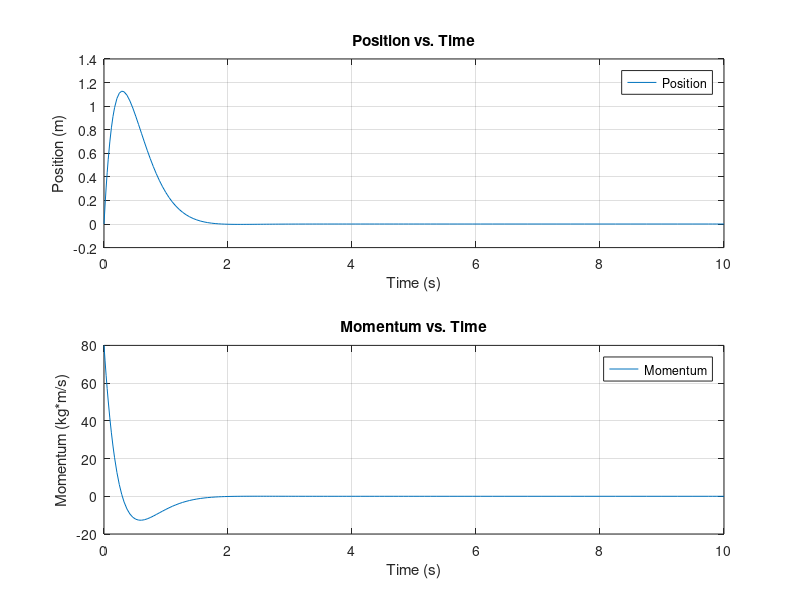

MATLAB code to generate this figure:
clear;
clc;
close all;

M = 8; % Mass (kg)
D = 50; % Damping coefficient (N*s/m)
K = 100; % Spring stiffness (N/m)

% X(1) = displacement, X(2) = momentum
odeSystem = @(t, X) [X(2)/M; -(D/M)*X(2) - K*X(1)];

v0 = 10; % Initial velocity (m/s)

tspan = [0 10];
initialConditions = [0; M*v0];

[t, X] = ode45(odeSystem, tspan, initialConditions);

% Plot
figure;

subplot(2, 1, 1);
plot(t, X(:, 1));
xlabel('Time (s)');
ylabel('Position (m)');
title('Position vs. Time');
legend({'Position'});
grid on;

subplot(2, 1, 2);
plot(t, X(:, 2));
xlabel('Time (s)');
ylabel('Momentum (kg*m/s)');
title('Momentum vs. Time');
legend('Momentum');
grid on;
